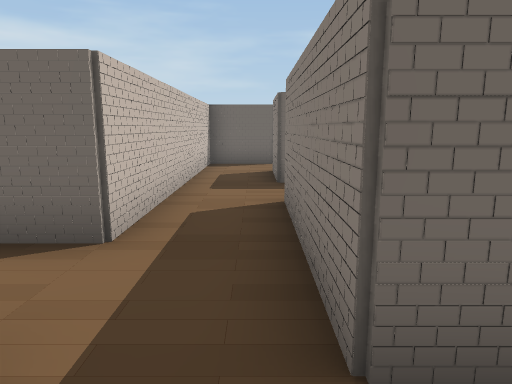
View 1 (above)

21 first-person views from a walk through a scene from a Unity 3-D project. The camera is 0.56 m above the floor, tilts 10° down and sees 70° across. The floor is counted in squares, 0.5 m on a side. Each view is taken from the middle of a square. On the plan, view 1 faces up. The plan holds only what a view shows up to about 14 squares ahead; the rest is blank. The player is left out.

View 2
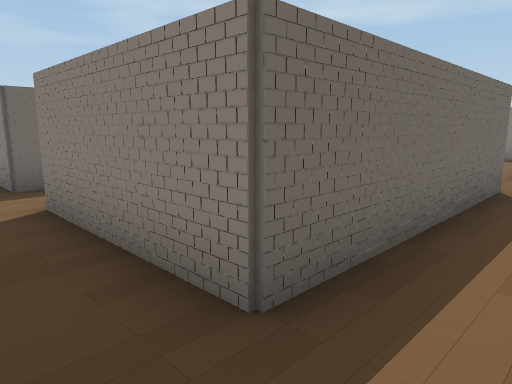

View 3
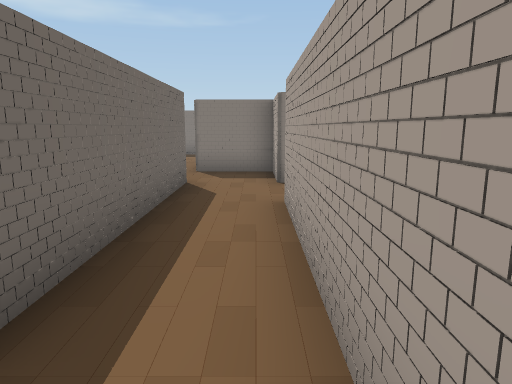

View 4
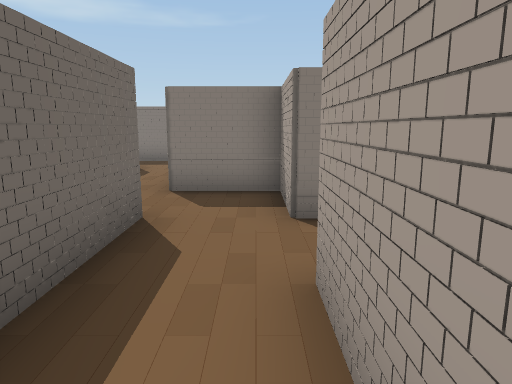

View 5
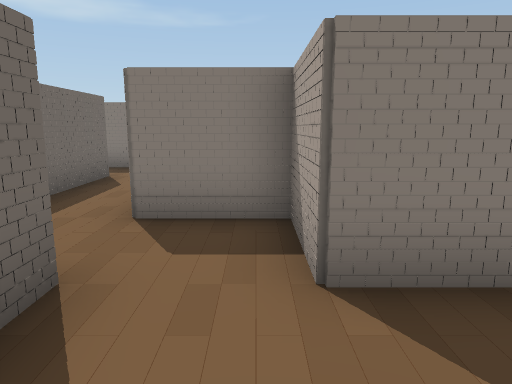

View 6
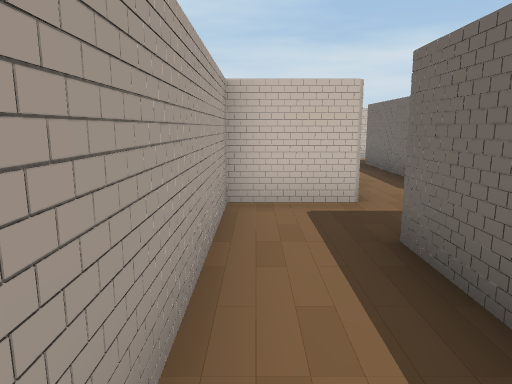

View 7
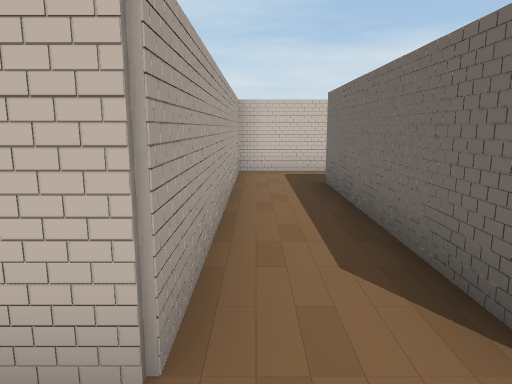

View 8
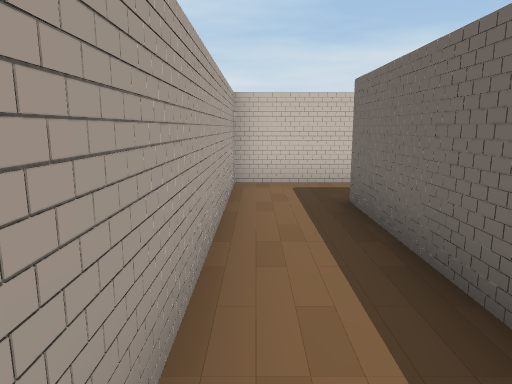

View 9
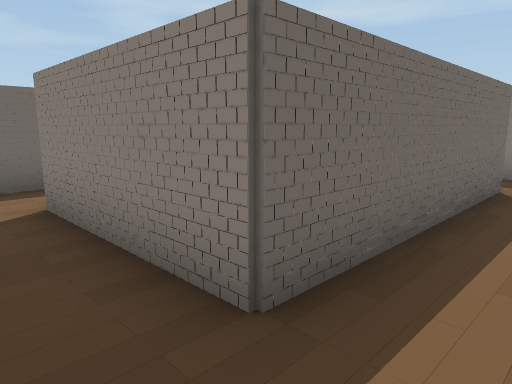

View 10
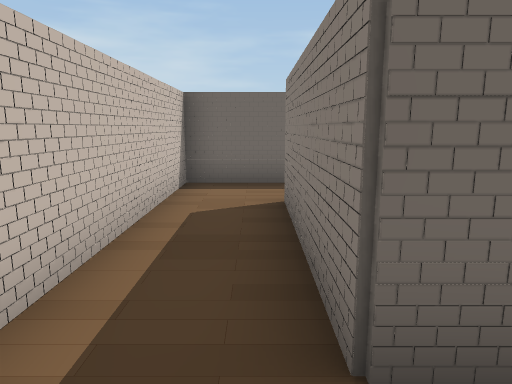

View 11
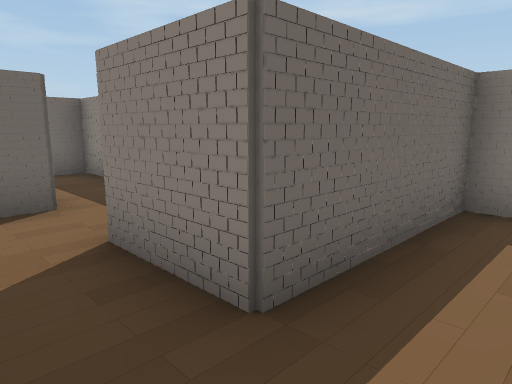

View 12
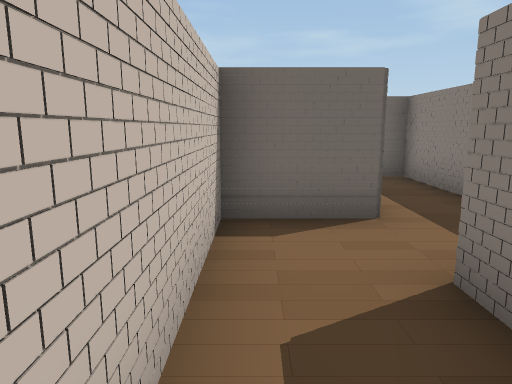

View 13
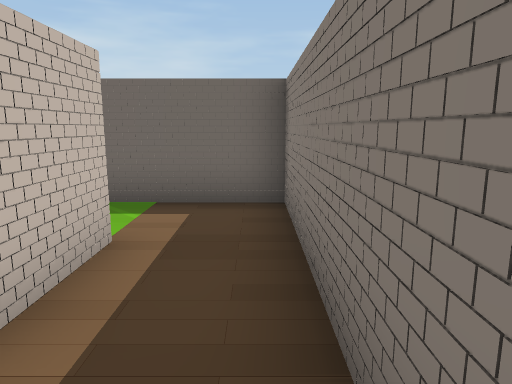

View 14
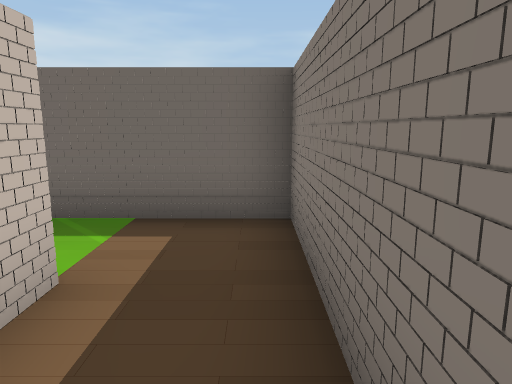

View 15
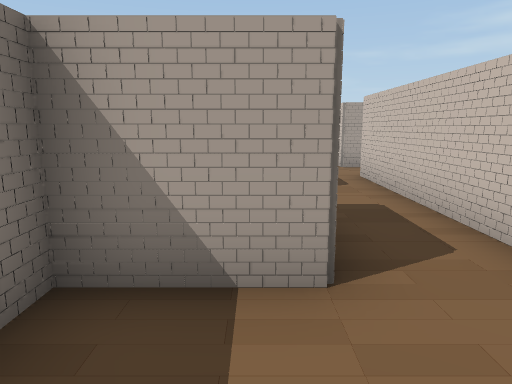

View 16
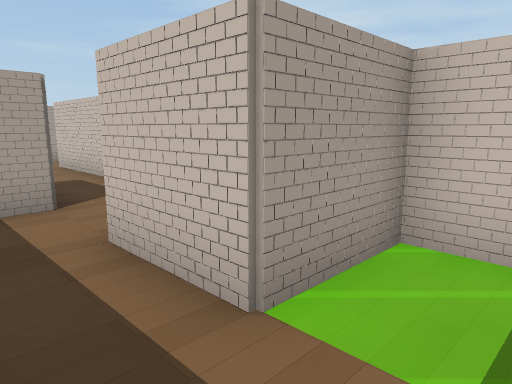

View 17
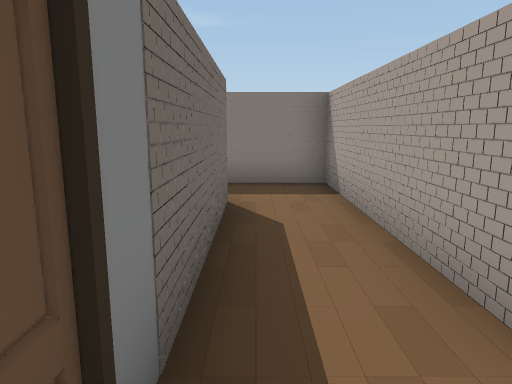

View 18
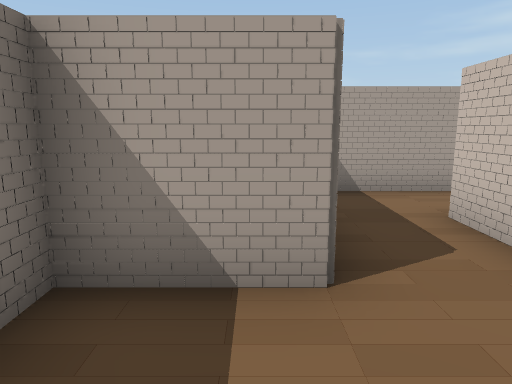

View 19
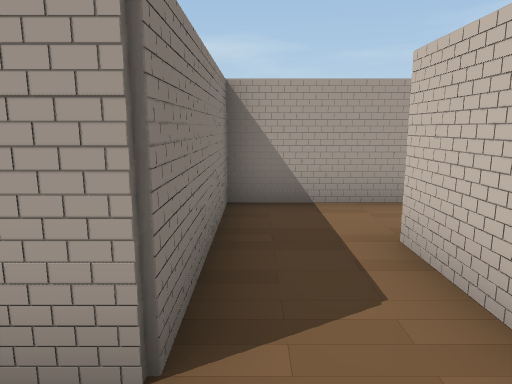

View 20
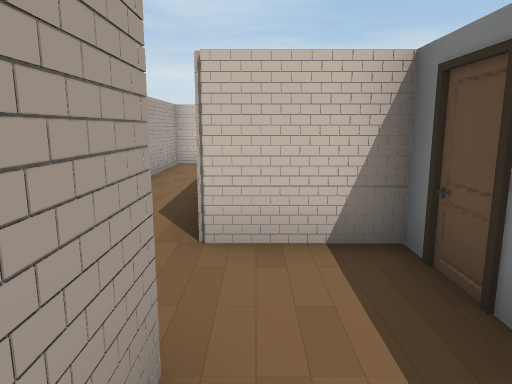

View 21
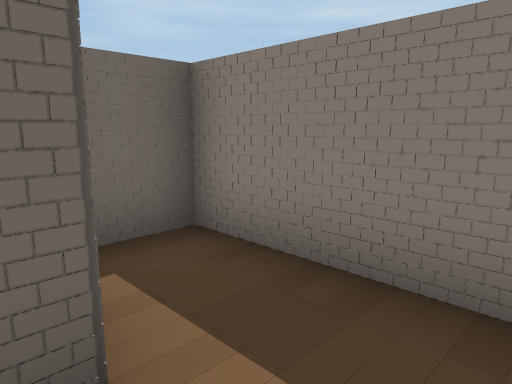

### Floor plan
Points are (right, up) in squares from view 1. A wall is a line through its corners. A room is listed if a view was taken in it or the views show most of it. See-through windows are left out.
Room 1 (views 1, 2, 3, 4, 5, 6, 7, 8, 9, 10, 17, 18, 19, 20, 21)
walls: (-1.4, 5.4) (-1.4, 3.4) (-7.6, 3.4) (-7.6, 7.5); (4.6, -0.9) (4.6, -2.6); (6.4, -2.4) (6.4, -0.4) (8.4, -0.4) (8.4, 1.6) (14.4, 1.6) (14.4, 5.4) (13.2, 5.4); (-7, 9.4) (-9.4, 9.4) (-9.4, 1.6) (-1.4, 1.6) (-1.4, -0.4) (4.5, -0.4); (12.6, 3.4) (6.6, 3.4) (6.6, 1.4) (0.4, 1.4) (0.4, 5.5)
ways out: opening at (-0.5, 4.5) to room 2; opening at (5.5, -1.5) to room 5; opening at (-6.5, 8.5)
Room 2 (views 11, 12)
walls: (2.4, 7.4) (0.4, 7.4) (0.4, 9.6); (-1.4, 9.4) (-1.4, 5.4)
ways out: opening at (-0.5, 4.5) to room 1; opening at (-0.5, 8.5) to room 3; opening at (1.5, 6.5)
Room 3 (views 13, 14, 15)
walls: (0.4, 9.6) (2.4, 9.6) (2.4, 13.5); (0.6, 13.6) (0.6, 11.4) (-1.4, 11.4) (-1.4, 9.4)
ways out: opening at (-0.5, 8.5) to room 2; opening at (1.5, 12.5) to room 4
Room 4 (view 16)
walls: (-1.4, 14.5) (-1.4, 13.6) (0.6, 13.6); (2.4, 13.5) (2.4, 15.4) (-0.6, 15.4)
ways out: opening at (1.5, 12.5) to room 3
Room 5 (no view inside)
walls: (4.5, -4.4) (6.4, -4.4) (6.4, -2.4)
ways out: opening at (5.5, -1.5) to room 1; opening at (3.5, -3.5)

Positions as (right, up) in squares from view 1, and headings:
1: (0, 0), facing up
2: (-1, 0), facing up-right
3: (-1, 0), facing right
4: (2, 0), facing right
5: (4, 0), facing right
6: (4, 0), facing left
7: (0, 2), facing left
8: (-2, 2), facing left
9: (-9, 2), facing up-right
10: (-8, 2), facing up
11: (-1, 6), facing up-right
12: (-1, 7), facing up
13: (2, 10), facing up
14: (2, 11), facing up
15: (1, 12), facing down
16: (2, 15), facing down-left
17: (7, 3), facing right
18: (7, 2), facing down
19: (6, 1), facing down
20: (10, 2), facing left
21: (12, 2), facing up-right
